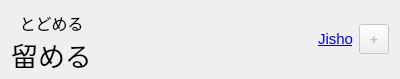
<?xml version="1.0" encoding="UTF-8"?>
<ui version="4.0">
 <class>TermWidget</class>
 <widget class="QWidget" name="TermWidget">
  <property name="geometry">
   <rect>
    <x>0</x>
    <y>0</y>
    <width>400</width>
    <height>79</height>
   </rect>
  </property>
  <property name="minimumSize">
   <size>
    <width>38</width>
    <height>38</height>
   </size>
  </property>
  <property name="windowTitle">
   <string>Form</string>
  </property>
  <layout class="QVBoxLayout" name="verticalLayout">
   <item>
    <layout class="QHBoxLayout" name="layoutTop">
     <item>
      <layout class="QVBoxLayout" name="layoutKanjiKana">
       <property name="spacing">
        <number>0</number>
       </property>
       <item>
        <widget class="QLabel" name="labelKana">
         <property name="sizePolicy">
          <sizepolicy hsizetype="Preferred" vsizetype="Fixed">
           <horstretch>0</horstretch>
           <verstretch>0</verstretch>
          </sizepolicy>
         </property>
         <property name="font">
          <font>
           <family>Noto Sans CJK JP</family>
           <pointsize>12</pointsize>
          </font>
         </property>
         <property name="text">
          <string>とどめる</string>
         </property>
         <property name="alignment">
          <set>Qt::AlignBottom|Qt::AlignHCenter</set>
         </property>
         <property name="wordWrap">
          <bool>true</bool>
         </property>
         <property name="textInteractionFlags">
          <set>Qt::LinksAccessibleByMouse|Qt::TextSelectableByMouse</set>
         </property>
        </widget>
       </item>
       <item>
        <widget class="QLabel" name="labelKanji">
         <property name="sizePolicy">
          <sizepolicy hsizetype="Preferred" vsizetype="Fixed">
           <horstretch>0</horstretch>
           <verstretch>0</verstretch>
          </sizepolicy>
         </property>
         <property name="font">
          <font>
           <family>Noto Sans CJK JP</family>
           <pointsize>20</pointsize>
           <weight>50</weight>
           <bold>false</bold>
           <kerning>true</kerning>
          </font>
         </property>
         <property name="text">
          <string>留める</string>
         </property>
         <property name="alignment">
          <set>Qt::AlignCenter</set>
         </property>
         <property name="wordWrap">
          <bool>true</bool>
         </property>
         <property name="textInteractionFlags">
          <set>Qt::LinksAccessibleByMouse|Qt::TextSelectableByMouse</set>
         </property>
        </widget>
       </item>
      </layout>
     </item>
     <item>
      <spacer name="spaceTop">
       <property name="orientation">
        <enum>Qt::Horizontal</enum>
       </property>
       <property name="sizeHint" stdset="0">
        <size>
         <width>40</width>
         <height>0</height>
        </size>
       </property>
      </spacer>
     </item>
     <item>
      <widget class="QLabel" name="labelJisho">
       <property name="sizePolicy">
        <sizepolicy hsizetype="Preferred" vsizetype="Fixed">
         <horstretch>0</horstretch>
         <verstretch>0</verstretch>
        </sizepolicy>
       </property>
       <property name="font">
        <font>
         <pointsize>11</pointsize>
        </font>
       </property>
       <property name="text">
        <string>&lt;a href=&quot;https://jisho.org/&quot;&gt;Jisho&lt;/a&gt;</string>
       </property>
       <property name="openExternalLinks">
        <bool>true</bool>
       </property>
      </widget>
     </item>
     <item>
      <widget class="QToolButton" name="buttonAddCard">
       <property name="enabled">
        <bool>false</bool>
       </property>
       <property name="minimumSize">
        <size>
         <width>30</width>
         <height>30</height>
        </size>
       </property>
       <property name="font">
        <font>
         <pointsize>10</pointsize>
         <weight>75</weight>
         <bold>true</bold>
        </font>
       </property>
       <property name="toolTip">
        <string>Add Anki note</string>
       </property>
       <property name="text">
        <string>+</string>
       </property>
      </widget>
     </item>
    </layout>
   </item>
  </layout>
 </widget>
 <resources/>
 <connections/>
</ui>
